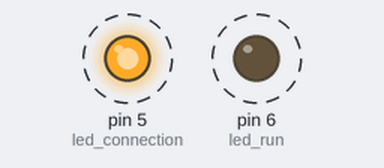
This sketch was run on a simulated Arduino Uno, built with avr-gcc and run on an emulated ATmega328P. Parts: output pins drawn as LEDs (lit = HIGH). Dashed ring = blinking. What the sketch prints to the serial monitor is not drawn.

Above: at 0.5 s.
Timing chart, 0 to 4.8 s (numbered marks = the images above):
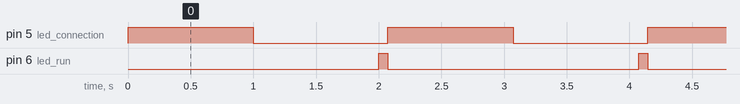

The sketch:

Condition_for.ino
```cpp
#define led_connection 5
#define led_run 6
int counter = 0;

void led_connect()
{
  digitalWrite(led_connection, HIGH);delay(1000);digitalWrite(led_connection, LOW);delay(1000);
}

void setup()
{
  Serial.begin(9600);
  pinMode(led_connection, OUTPUT);
  pinMode(led_run, OUTPUT);
}

void loop()
{
  counter++;   //counter = counter + 1;
  led_connect();
  Serial.print("counter : ");Serial.println(counter);
  for (int i=0;i<=10;i++ )
  {
    digitalWrite(led_run, HIGH);
    Serial.print(i);Serial.println(" led_run");
  }
    digitalWrite(led_run, LOW);
}
```

Measured:
- by itself, pin 5 (led_connection): alternates HIGH for 1.0 s and LOW for 1.1 s
- by itself, pin 6 (led_run): alternates HIGH for 0.07 s and LOW for 2.0 s
- by itself, everything shown: repeats every 2.1 s, in 3 steps
